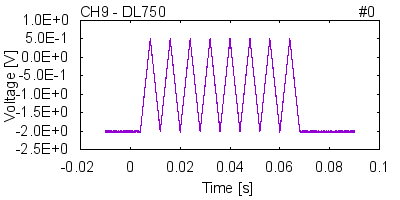

This figure's gnuplot source:
set term png enhanced transparent truecolor font arial 11 size 400, 200
set out "PlotRaw_DL750_CH9.png"
set datafile separator ','
set nokey
set multiplot 
set origin 0.2, 0.25
set size 0.75, 0.65
set lmargin 0
set rmargin 0
set tmargin 0
set bmargin 0
set label 2 left at graph 0,1.06 "CH9 - DL750"
set label 3 right at graph 1,1.06 "#0"
set yrange [*<0:0<*]
set format y "%1.1tE%+-T"
set label 10 center at graph 0.5, -0.3 "Time [s]"
set label 11 center at graph -0.23, 0.5 rotate "Voltage [V]"
plot "ECR00039.CSV" every 10 using (-0.01 + (column(0)) * 10 * 5e-07):9 with line
